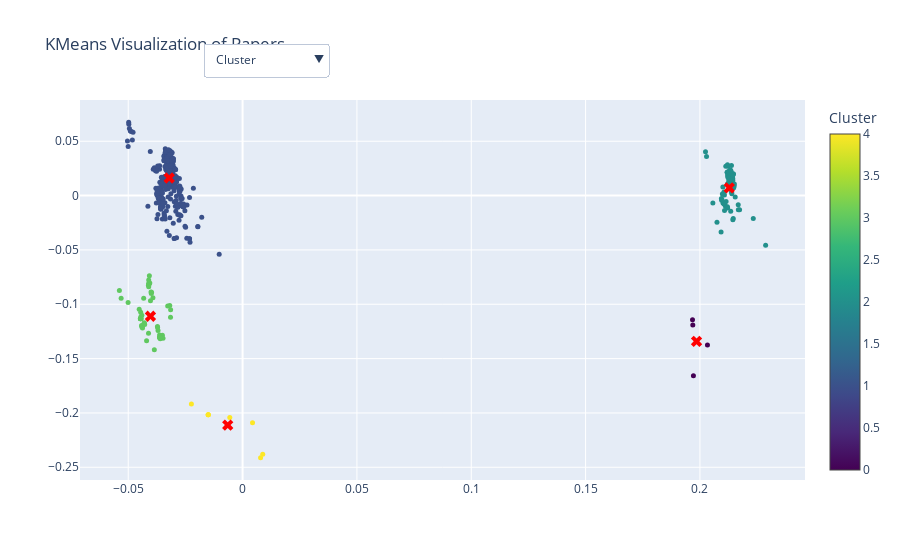

Here is the notebook cell this chart was saved with:
### Code cell
import numpy as np
import pandas as pd
import plotly.express as px
import plotly.graph_objects as go
from sklearn.decomposition import PCA

df["cluster_code"] = df["cluster"].astype("category").cat.codes
df["field_code"] = df["field_display_names"].astype("category").cat.codes
df["category_code"] = df["category_1"].astype("category").cat.codes
df["datatype_code"] = df["data_cat"].astype("category").cat.codes
df["rq_code"] = df["rq_cat"].astype("category").cat.codes
df["type_code"] = df["type"].astype("category").cat.codes
df["oa_code"] = df["is_oa"].astype("category").cat.codes
df["year_code"] = df["year"].astype("category").cat.codes
df["topic_code"] = df["topic_display_names"].astype("category").cat.codes
df["subfield_code"] = df["subfield_display_names"].astype("category").cat.codes
df["affiliation_code"] = df["author_raw_affiliations"].astype("category").cat.codes
df["citations_code"] = df["cited_by_count"].astype("category").cat.codes


trace = go.Scatter(
    x=coords[:, 0],
    y=coords[:, 1],
    mode='markers',
    marker=dict(
        color=df["cluster_code"],
        colorscale='Viridis',
        colorbar=dict(title="Cluster"),
        size=5,
    ),
    text=df["id"],  # Optional: show article_id on hover
    hoverinfo="text",
    showlegend=False,
)

# 4. Centroid approximation in 2D PCA space
centroids_umap = np.array([
    coords[df["cluster_code"] == i].mean(axis=0)
    for i in sorted(df["cluster_code"].unique())
])

centroid_trace = go.Scatter(
    x=centroids_umap[:, 0],
    y=centroids_umap[:, 1],
    mode='markers',
    name='Centroids',
    marker=dict(
        color='red',
        size=10,
        symbol='x'
    ),
    text=[f'Cluster {i}' for i in sorted(df["cluster_code"].unique())],
    hoverinfo='text',
    showlegend=False,
)

# 5. Dropdown layout
layout = go.Layout(
    title='KMeans Visualization of Papers',
    paper_bgcolor='white',
    updatemenus=[dict(
        type='dropdown',
        showactive=True,
        x=0.17,
        xanchor='left',
        y=1.15,
        yanchor='top',
        buttons=[
            {'label': 'Cluster', 'method': 'update', 'args': [{'marker.color': [df['cluster_code']]}]},
            {'label': 'Field', 'method': 'update', 'args': [{'marker.color': [df['field_code']]}]},
            {'label': 'Category', 'method': 'update', 'args': [{'marker.color': [df['category_code']]}]},
            {'label': 'Data Category', 'method': 'update', 'args': [{'marker.color': [df['datatype_code']]}]},
            {'label': 'RQ Category', 'method': 'update', 'args': [{'marker.color': [df['rq_code']]}]},
            {'label': 'Type', 'method': 'update', 'args': [{'marker.color': [df['type_code']]}]},
            {'label': 'Open Access', 'method': 'update', 'args': [{'marker.color': [df['oa_code']]}]},
            {'label': 'Year', 'method': 'update', 'args': [{'marker.color': [df['year_code']]}]},
            {'label': 'Topic', 'method': 'update', 'args': [{'marker.color': [df['topic_code']]}]},
            {'label': 'Subfield', 'method': 'update', 'args': [{'marker.color': [df['subfield_code']]}]},
            {'label': 'Affiliation', 'method': 'update', 'args': [{'marker.color': [df['affiliation_code']]}]},
            {'label': 'Cited_by_Count', 'method': 'update', 'args': [{'marker.color': [df['citations_code']]}]},
        ]
    )]
)

# 6. Final plot
fig = go.Figure(data=[trace, centroid_trace], layout=layout)
fig.show()

### Figure 1 — Plotly figure (JSON) as saved in the notebook; plotly's stock layout.template omitted (floating-point values rounded to 4 significant figures; data arrays with more than 128 entries replaced by an {"elided": "..."} marker saying what was removed)
{"data": [{"hoverinfo": "text", "marker": {"color": {"elided": "617 int values"}, "colorbar": {"title": {"text": "Cluster"}}, "colorscale": [[0, "#440154"], [0.1111, "#482878"], [0.2222, "#3e4989"], [0.3333, "#31688e"], [0.4444, "#26828e"], [0.5556, "#1f9e89"], [0.6667, "#35b779"], [0.7778, "#6ece58"], [0.8889, "#b5de2b"], [1, "#fde725"]], "size": 5}, "mode": "markers", "showlegend": false, "text": {"elided": "617 str values"}, "type": "scatter", "x": {"elided": "617 float values"}, "y": {"elided": "617 float values"}}, {"hoverinfo": "text", "marker": {"color": "red", "size": 10, "symbol": "x"}, "mode": "markers", "name": "Centroids", "showlegend": false, "text": ["Cluster 0", "Cluster 1", "Cluster 2", "Cluster 3", "Cluster 4"], "type": "scatter", "x": [0.1985, -0.03207, 0.2128, -0.04028, -0.006494], "y": [-0.1341, 0.01621, 0.007124, -0.1111, -0.2111]}], "layout": {"paper_bgcolor": "white", "title": {"text": "KMeans Visualization of Papers"}, "updatemenus": [{"buttons": [{"args": [{"marker.color": {"elided": "1x617 int values"}}], "label": "Cluster", "method": "update"}, {"args": [{"marker.color": {"elided": "1x617 int values"}}], "label": "Field", "method": "update"}, {"args": [{"marker.color": {"elided": "1x617 int values"}}], "label": "Category", "method": "update"}, {"args": [{"marker.color": {"elided": "1x617 int values"}}], "label": "Data Category", "method": "update"}, {"args": [{"marker.color": {"elided": "1x617 int values"}}], "label": "RQ Category", "method": "update"}, {"args": [{"marker.color": {"elided": "1x617 int values"}}], "label": "Type", "method": "update"}, {"args": [{"marker.color": {"elided": "1x617 int values"}}], "label": "Open Access", "method": "update"}, {"args": [{"marker.color": {"elided": "1x617 int values"}}], "label": "Year", "method": "update"}, {"args": [{"marker.color": {"elided": "1x617 int values"}}], "label": "Topic", "method": "update"}, {"args": [{"marker.color": {"elided": "1x617 int values"}}], "label": "Subfield", "method": "update"}, {"args": [{"marker.color": {"elided": "1x617 int values"}}], "label": "Affiliation", "method": "update"}, {"args": [{"marker.color": {"elided": "1x617 int values"}}], "label": "Cited_by_Count", "method": "update"}], "showactive": true, "type": "dropdown", "x": 0.17, "xanchor": "left", "y": 1.15, "yanchor": "top"}]}}
